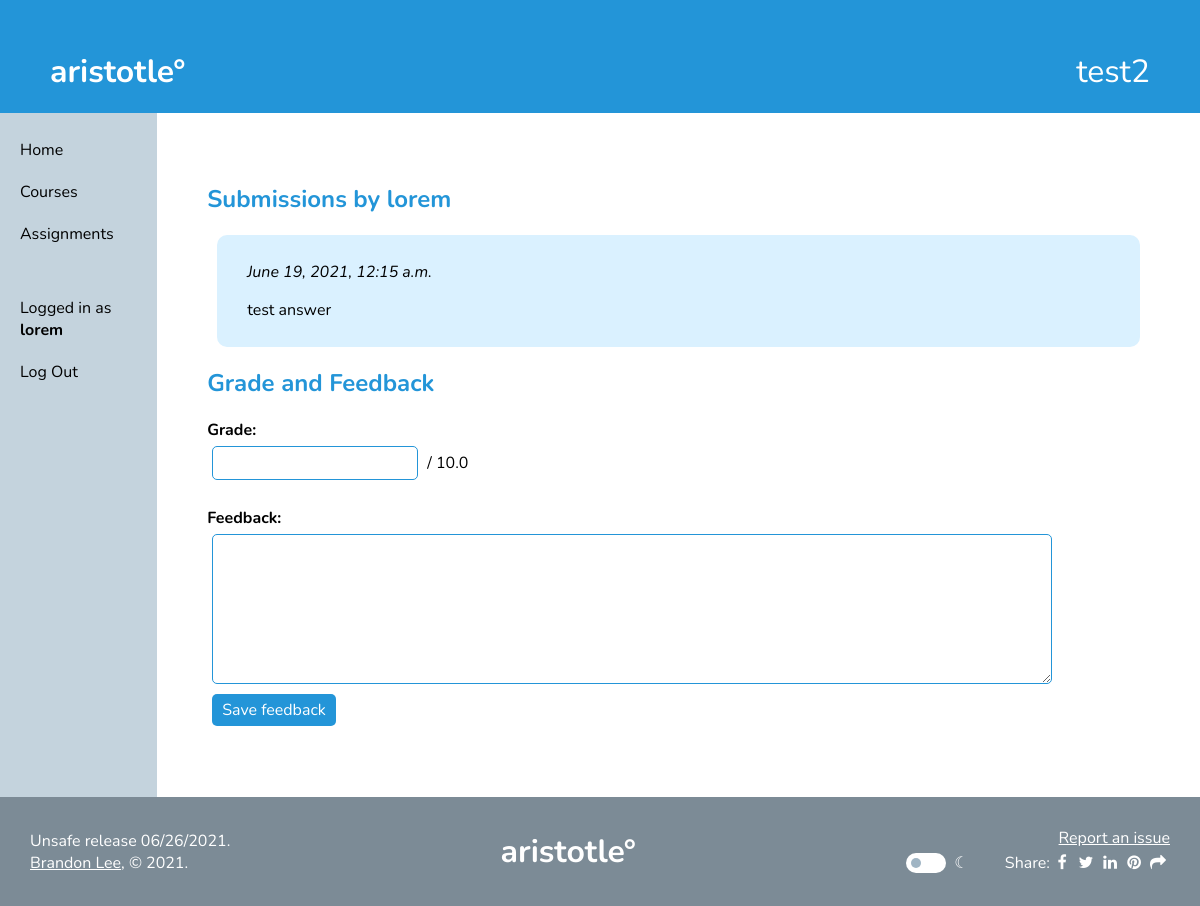
/forum/assignments/submissions/assignment_id=1/student_id=2 (signed in), run on an earlier commit of the app's database.
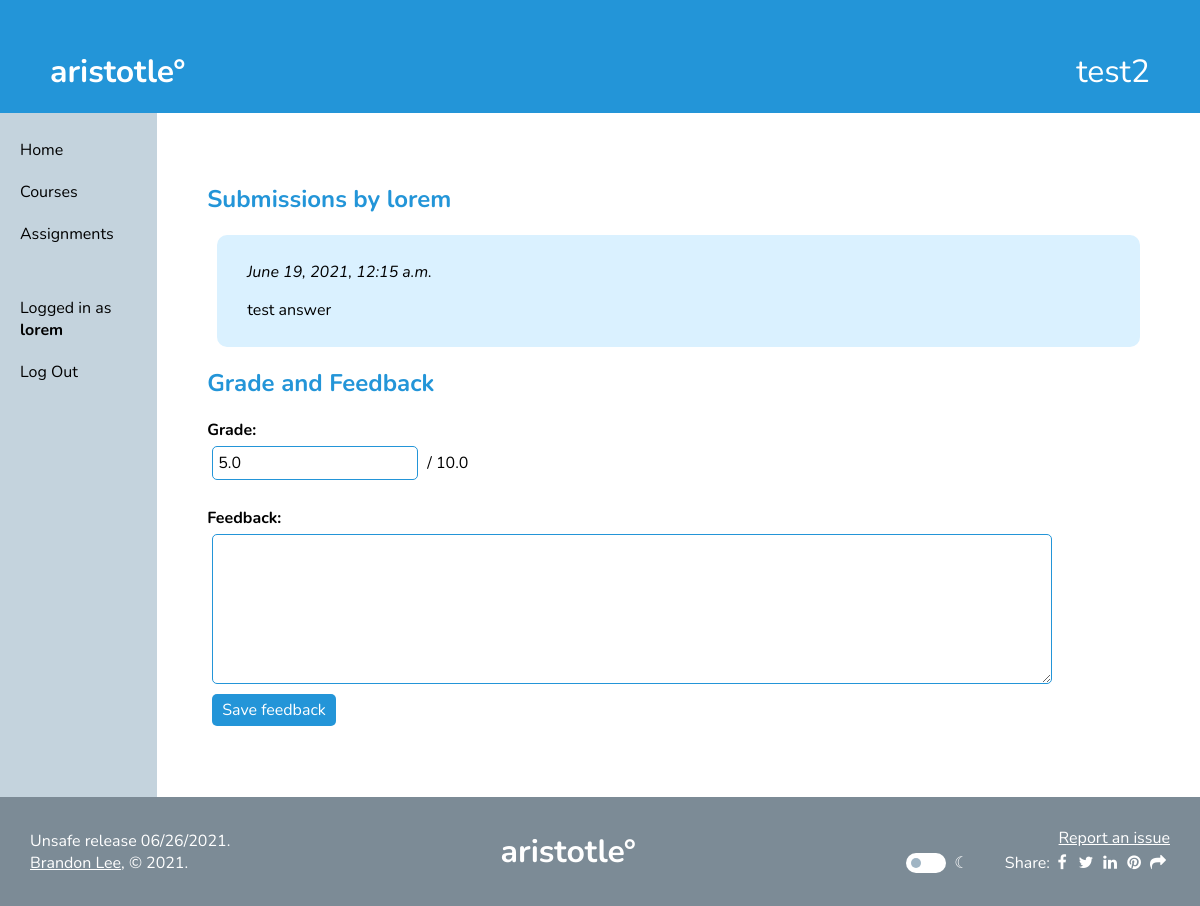
And on a later commit of the database.
### forum/models.py (models this page shows)
class Grade(models.Model):
    student = models.ForeignKey(
        settings.AUTH_USER_MODEL,
        on_delete=models.CASCADE,
        related_name="grade_of_student"
    )
    assignment = models.ForeignKey(
        Assignment,
        on_delete=models.CASCADE,
        related_name="grade_of_assignment"
    )
    earned_points = models.FloatField(null=True, blank=True)
    feedback = models.CharField(max_length=1000, null=True, blank=True)

### forum/views.py (the view)
# urls.py: path('assignments/submissions/assignment_id=<assignment_id>/student_id=<student_id>', views.viewsubmission, name='viewsubmission'),
def viewsubmission(request, assignment_id=None, student_id=None):
    if not request.user.is_authenticated:
        return redirect('home')
    context = alwaysContext(request)
    context["assignment"] = Assignment.objects.filter(id=assignment_id).first()
    context["student"] = User.objects.filter(id=student_id).first()
    context["grade"] = Grade.objects.filter(Q(assignment_id=assignment_id) & Q(student_id=student_id))
    if context["grade"].count() == 0:
        context["grade"] = Grade.objects.create(assignment=context["assignment"], student=context["student"])
    else:
        context["grade"] = context["grade"].first()
    if request.method == "POST":
        context["grade"].earned_points = request.POST['grade'] if request.POST['grade'] else None
        context["grade"].feedback = request.POST['feedback'] if request.POST['feedback'] else None
        context["grade"].save()
        context["savedmessage"] = "Feedback saved!"
    context["submissions"] = Submission.objects.filter(Q(assignment_id=assignment_id) & Q(student_id=student_id)).order_by('-submit_datetime')
    return render(request, "viewsubmission.html", context)

### forum/views.py (called while the page is built)
def alwaysContext(request):
    return {
        "username": request.user.username,
        "selected_course": Course.objects.filter(id=request.session.get('selected_course_id')).first()
    }

### forum/templates/viewsubmission.html (shortened to what this page needs)
{% extends 'base.html' %}
{% block content %}
<h2>Submissions by {{student.username}}</h2>
{% for submission in submissions %}
<div class="cutebox">
    <p><i>{{submission.submit_datetime}}</i></p>
    <p>{{submission.details|linebreaksbr}}</p>
</div>
{% endfor %}
<h2>Grade and Feedback</h2>
<form action="{% url 'forum:viewsubmission' assignment_id=assignment.id student_id=student.id %}" method="POST">
    <b>Grade:</b><br><input type="number" step="any" name="grade" value="{{grade.earned_points}}"> / {% if assignment.total_points %}{{assignment.total_points}}{% else %}--{% endif %}<br><br>
    <b>Feedback:</b><br><textarea name="feedback" style="min-height:150px">{% if grade.feedback %}{{grade.feedback}}{% endif %}</textarea><br>
    <input type="submit" value="Save feedback">&nbsp;&nbsp;&nbsp;&nbsp;
</form>
{% endblock %}

What changed in the data, as far as the page shows it:
changed Grade: grade (not shown) → "5.0"
